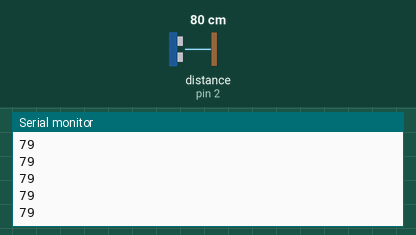
This sketch was run on a simulated Arduino Uno, built with avr-gcc and run on an emulated ATmega328P. Shown: the last lines printed to the serial monitor. Wiring (inferred from the names in the program): ultrasonic range finder: trigger pin 3; echo pin 2. Inputs (shaded band) come from the test bench; at power-on: distance to the obstacle (sensor on pin 2) 80 cm. The echo pulse lasts 58.3 µs per cm.

Above: at 1.2 s.
1.3 s: distance to the obstacle (sensor on pin 2) set to 2 cm
At 2.3 s:
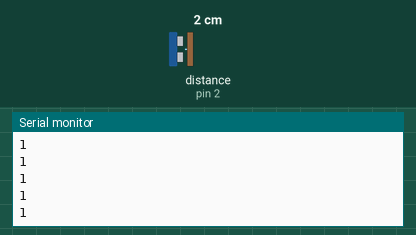
2.8 s: distance to the obstacle (sensor on pin 2) set to 4 cm
At 3.7 s:
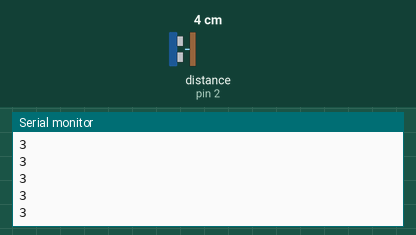
Timing chart, 0 to 5.8 s (numbered marks = the images above; inputs shaded):
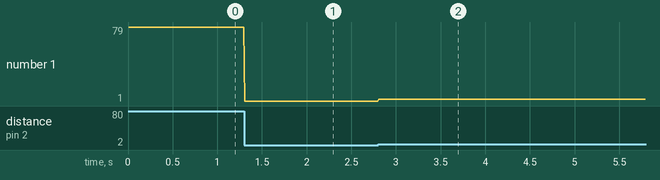

The sketch:

Projeto_Robo.ino
```cpp
#define echo 2
#define trig 3
long duration, cm;

void setup() {
  Serial.begin(9600);
  pinMode(echo, INPUT);
  pinMode(trig, OUTPUT);

  Serial.println("Ativo");
}

void distance() {
  digitalWrite(trig, LOW);
  delayMicroseconds(15);
  digitalWrite(trig, HIGH);
  delayMicroseconds(30);
  digitalWrite(trig, LOW);

  duration = pulseIn(echo, HIGH);
  cm = (duration/2)*0.0343;
  }

void loop() {
  distance();
  Serial.println(cm);
  delay(10);
}
```

Measured:
- after the input at 1.3 s, the serial monitor: prints a new line at once (image 1)
- after the input at 2.8 s, the serial monitor: prints a new line at once (image 2)
- plotted number 1: 79 → 1 after the input at 1.3 s, 1 → 3 after the input at 2.8 s
